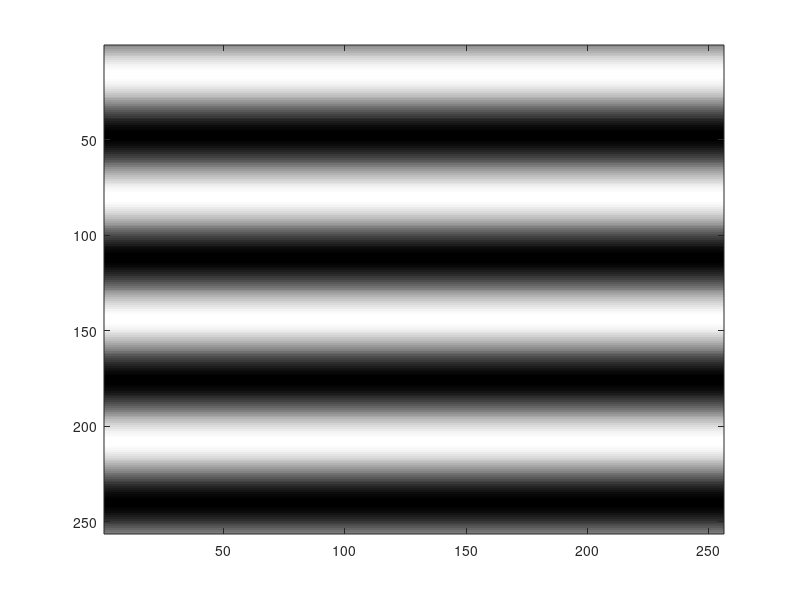
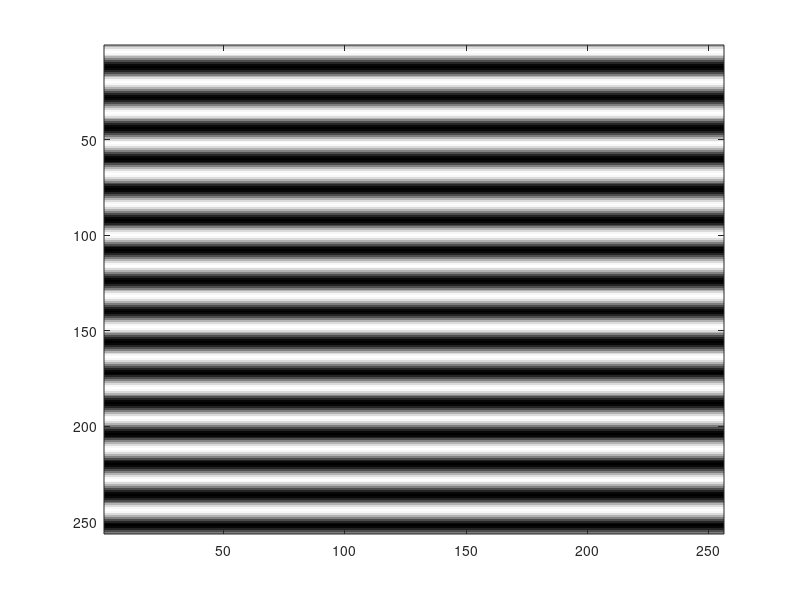
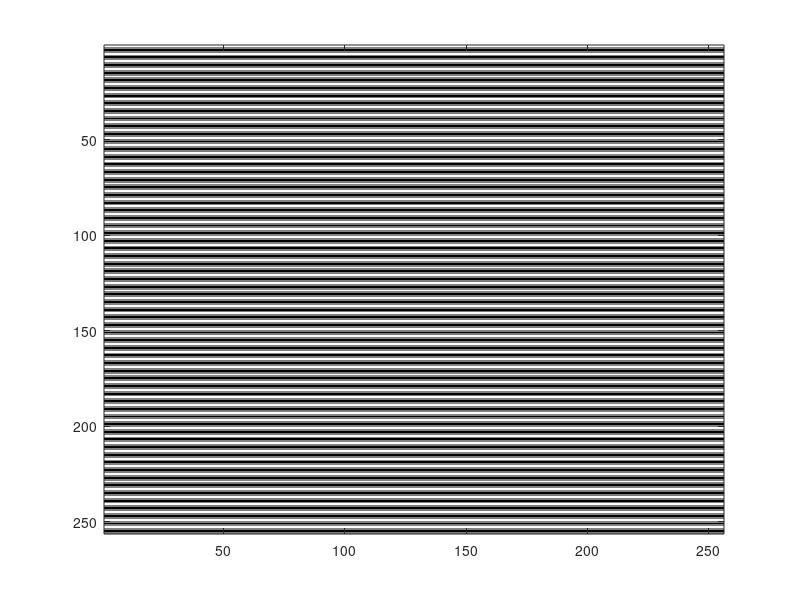
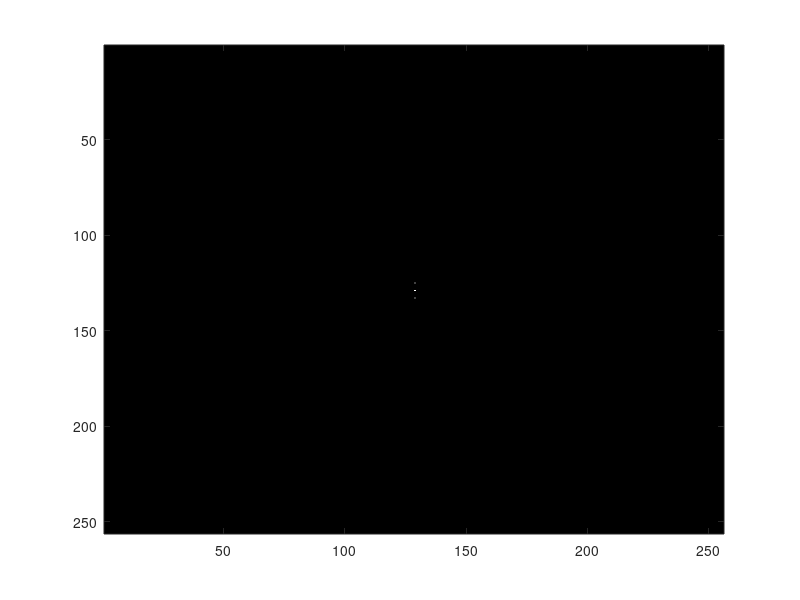

Reproduce these figures in MATLAB, in order.
clear; close all;
H = 256;
W = 256;
img4 = zeros(H,W);
img16 = zeros(H,W);
img64 = zeros(H,W);
for h = 1:H
    for w = 1:W
        img4(h,w) = 1 + sin((2*pi*h) / H*4);
        img16(h,w) = 1 + sin((2*pi*h) / H*16);
        img64(h,w) = 1 + sin((2*pi*h) / H*64);
    end
end
img4_fft = abs(fftshift(fft2(img4))).^2;
img16_fft = abs(fftshift(fft2(img16))).^2;
img64_fft = abs(fftshift(fft2(img64))).^2;

figure;
colormap('gray');
imagesc(img4);
figure;
colormap('gray');
imagesc(img16);
figure;
colormap('gray');
imagesc(img64);

figure;
colormap('gray');
imagesc(img4_fft);
figure;
colormap('gray');
imagesc(img16_fft);
figure;
colormap('gray');
imagesc(img64_fft);